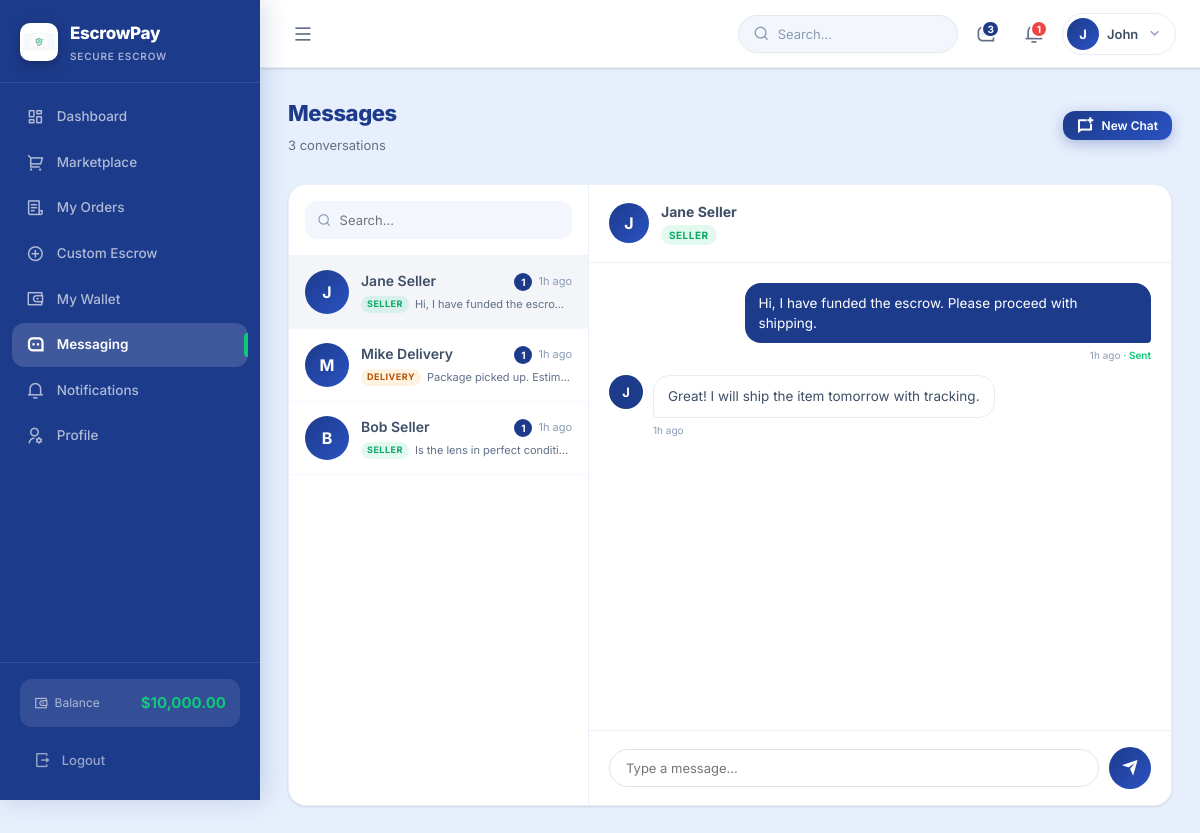
The app's page /buyer/messaging.php (signed in) with its own data.
### tables this page shows
CREATE TABLE IF NOT EXISTS users (
    id INT AUTO_INCREMENT PRIMARY KEY,
    name VARCHAR(150) NOT NULL,
    email VARCHAR(191) NOT NULL UNIQUE,
    password VARCHAR(255) NOT NULL,
    role ENUM('superadmin','buyer','seller','delivery') NOT NULL DEFAULT 'buyer',
    avatar VARCHAR(255) DEFAULT NULL,
    phone VARCHAR(30) DEFAULT NULL,
    address TEXT DEFAULT NULL,
    business_name VARCHAR(150) DEFAULT NULL,
    store_name VARCHAR(150) DEFAULT NULL,
    id_number VARCHAR(50) DEFAULT NULL,
    vehicle_type VARCHAR(50) DEFAULT NULL,
    vehicle_plate VARCHAR(30) DEFAULT NULL,
    balance DECIMAL(15,2) NOT NULL DEFAULT 0.00,
    status ENUM('active','suspended','pending') NOT NULL DEFAULT 'active',
    last_login DATETIME DEFAULT NULL,
    created_at DATETIME DEFAULT CURRENT_TIMESTAMP,
    updated_at DATETIME DEFAULT CURRENT_TIMESTAMP ON UPDATE CURRENT_TIMESTAMP
);

CREATE TABLE IF NOT EXISTS settings (
    id INT AUTO_INCREMENT PRIMARY KEY,
    `key` VARCHAR(100) NOT NULL UNIQUE,
    `value` TEXT DEFAULT NULL,
    description VARCHAR(255) DEFAULT NULL,
    updated_at DATETIME DEFAULT CURRENT_TIMESTAMP ON UPDATE CURRENT_TIMESTAMP
);

CREATE TABLE IF NOT EXISTS messages (
    id INT AUTO_INCREMENT PRIMARY KEY,
    transaction_id INT DEFAULT NULL,
    sender_id INT NOT NULL,
    receiver_id INT NOT NULL,
    message TEXT NOT NULL,
    attachment VARCHAR(255) DEFAULT NULL,
    is_read TINYINT(1) NOT NULL DEFAULT 0,
    created_at DATETIME DEFAULT CURRENT_TIMESTAMP,
    FOREIGN KEY (transaction_id) REFERENCES transactions(id) ON DELETE SET NULL,
    FOREIGN KEY (sender_id) REFERENCES users(id) ON DELETE CASCADE,
    FOREIGN KEY (receiver_id) REFERENCES users(id) ON DELETE CASCADE
);

### includes/messaging_page.php (the view, shortened to what the rows shown need)
<?php
$pdo = getDB();
$uid = $user['id'];
$contacts = $pdo->prepare("
    SELECT DISTINCT
        CASE WHEN m.sender_id=? THEN m.receiver_id ELSE m.sender_id END AS partner_id,
        u.name AS partner_name, u.role AS partner_role,
        MAX(m.created_at) AS last_msg_time,
        (SELECT message FROM messages WHERE ((sender_id=? AND receiver_id=u.id) OR (sender_id=u.id AND receiver_id=?)) ORDER BY created_at DESC LIMIT 1) AS last_msg,
        SUM(CASE WHEN m.sender_id != ? AND m.receiver_id=? AND m.is_read=0 THEN 1 ELSE 0 END) AS unread_count
    FROM messages m
    JOIN users u ON u.id = CASE WHEN m.sender_id=? THEN m.receiver_id ELSE m.sender_id END
    WHERE m.sender_id=? OR m.receiver_id=?
    GROUP BY partner_id, u.name, u.role
    ORDER BY last_msg_time DESC
");
$contacts->execute([$uid,$uid,$uid,$uid,$uid,$uid,$uid,$uid]);
$conversations = $contacts->fetchAll();
$active_partner = (int)($_GET['with'] ?? ($conversations[0]['partner_id'] ?? 0));
$messages_list  = [];
$partner_info   = null;
if ($active_partner) {
    $pi = $pdo->prepare("SELECT id,name,role FROM users WHERE id=? LIMIT 1");
    $pi->execute([$active_partner]);
    $partner_info = $pi->fetch();
    if ($partner_info) {
        $pdo->prepare("UPDATE messages SET is_read=1 WHERE sender_id=? AND receiver_id=?")->execute([$active_partner,$uid]);
        $msgs = $pdo->prepare("SELECT m.*, u.name AS sender_name FROM messages m JOIN users u ON m.sender_id=u.id WHERE (m.sender_id=? AND m.receiver_id=?) OR (m.sender_id=? AND m.receiver_id=?) ORDER BY m.created_at ASC LIMIT 100");
        $msgs->execute([$uid,$active_partner,$active_partner,$uid]);
        $messages_list = $msgs->fetchAll();
    }
}
$exclude = [$uid];
$all_users = $pdo->query("SELECT id,name,role FROM users WHERE id NOT IN (".implode(',',$exclude).") AND status='active' AND role!='superadmin' ORDER BY name")->fetchAll();
include __DIR__ . '/header.php';
include __DIR__ . '/sidebar.php';
?>
<div class="page-header fade-in">
    <div class="page-header-left">
        <h1 class="page-title">Messages</h1>
    </div>
</div>
<div class="card fade-in" style="overflow:hidden">
    <div class="chat-container">
        <div class="chat-main">
            <?php if ($partner_info): ?>
            <div class="chat-header">
                <div class="chat-item-avatar" style="width:40px;height:40px"><?= strtoupper(substr($partner_info['name'],0,1)) ?></div>
                <div>
                    <div style="font-weight:700;font-size:14px;color:var(--neutral-dark)"><?= sanitize($partner_info['name']) ?></div>
                    <span class="role-tag role-<?= $partner_info['role'] ?>"><?= ucfirst($partner_info['role']) ?></span>
                </div>
            </div>
            <div class="chat-messages" id="msgList">
                <?php foreach ($messages_list as $m): ?>
                <?php $is_out = $m['sender_id'] == $uid; ?>
                <div class="msg <?= $is_out ? 'msg-out' : 'msg-in' ?>">
                    <?php if (!$is_out): ?><div class="msg-avatar"><?= strtoupper(substr($m['sender_name'],0,1)) ?></div><?php endif; ?>
                    <div class="msg-content">
                        <div class="msg-bubble"><?= sanitize($m['message']) ?></div>
                        <div class="msg-time"><?= timeAgo($m['created_at']) ?><?php if ($is_out): ?> <span style="color:var(--secondary);font-weight:600">· <?= $m['is_read'] ? 'Read' : 'Sent' ?></span><?php endif; ?></div>
                    </div>
                </div>
                <?php endforeach; ?>
            </div>
            <form class="chat-input" method="POST" id="msgForm" action="?with=<?= $active_partner ?>">
                <input type="text" id="msgInput" name="message" placeholder="Type a message..." autocomplete="off">
                <button type="submit" class="chat-send-btn"><i class="ri-send-plane-fill"></i></button>
            </form>
            <?php endif; ?>
        </div>
    </div>
</div>
<?php include __DIR__ . '/footer.php'; ?>

### includes/header.php (shortened to what the rows shown need)
<!DOCTYPE html>
<html lang="en" data-app-url="<?= APP_URL ?>">
<head>
    <link href="https://cdn.jsdelivr.net/npm/remixicon@4.2.0/fonts/remixicon.css" rel="stylesheet">
    <link rel="stylesheet" href="<?= APP_URL ?>/assets/css/style.css">
</head>
<body class="role-<?= sanitize($user['role'] ?? 'guest') ?>">
<header class="topbar" id="topbar">
    <div class="topbar-right">
        <div class="user-menu" id="userMenuWrapper">
            <button class="user-avatar-btn" id="userMenuToggle">
                <?php if (!empty($user['avatar'])): ?>
                    <img src="<?= APP_URL ?>/assets/img/avatars/<?= sanitize($user['avatar']) ?>" alt="<?= sanitize($user['name']) ?>" class="avatar-img">
                <?php else: ?>
                    <div class="avatar-placeholder"><?= strtoupper(substr($user['name'], 0, 1)) ?></div>
                <?php endif; ?>
                <span class="user-name-text"><?= sanitize(explode(' ', $user['name'])[0]) ?></span>
                <i class="ri-arrow-down-s-line"></i>
            </button>
        </div>
    </div>
</header>

### includes/sidebar.php (shortened to what the rows shown need)
<aside class="sidebar" id="sidebar">
    <div class="sidebar-inner">
        <div class="sidebar-brand" style="display:flex;align-items:center;gap:12px;"><?= APP_URL ?><div class="sidebar-brand-text"><span class="brand-title"><?= sanitize(getSetting('site_name', APP_NAME)) ?></span><span class="brand-sub">Secure Escrow</span></div></div>
        <div class="sidebar-footer">
            <div class="sidebar-balance">
                <span class="balance-label"><i class="ri-wallet-3-line"></i> Balance</span>
                <span class="balance-amount"><?= formatCurrency((float)$user['balance']) ?></span>
            </div>
        </div>
    </div>
</aside>
<div class="app-wrapper" id="appWrapper">
<main class="main-content" id="mainContent">

### records on screen
users: name "J", name "John", balance.value "$10,000.00"
settings: value "EscrowPay"
users: name "J", name "Jane Seller", role "SELLER"
messages: message "Hi, I have funded the escrow. Please proceed with shipping.", created_at "1h ago", is_read "Sent"
messages: sender.name "J", message "Great! I will ship the item tomorrow with tracking.", created_at "1h ago"

### other values on screen
$unread_messages "3"
$unread_notifs "1"
$item['label'] "Dashboard"
$item['label'] "Marketplace"
$item['label'] "My Orders"
$item['label'] "Custom Escrow"
$item['label'] "My Wallet"
$item['label'] "Messaging"
$item['label'] "Notifications"
$item['label'] "Profile"
count($conversations) "3"
substr($c['partner_name'],0,1) "J"
$c['partner_name'] "Jane Seller"
$c['unread_count'] "1"
timeAgo($c['last_msg_time']) "1h ago"
